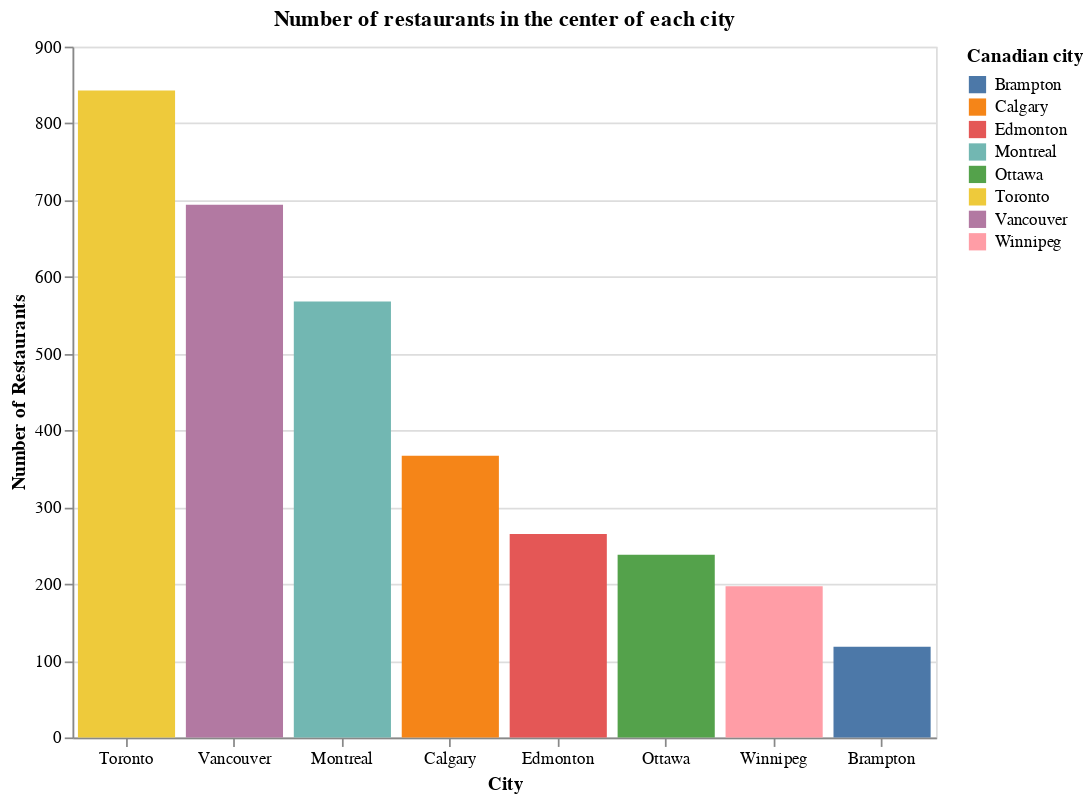

Notebook code cell kept with this figure:
### Markdown cell above
## NUMBER OF RESTAURANTS IN EACH CANADIAN CITY

### Code cell
alt.Chart(df).mark_bar().encode(x= alt.X("city", sort="-y", title="City", axis=alt.Axis(labelAngle=0)),
                                y= alt.Y("count()", title="Number of Restaurants"),
                                color= alt.Color("city", 
                                                 legend=alt.Legend(title="Canadian city")),
                                tooltip =["city"]).properties(
        title="Number of restaurants in the center of each city",
        width=500, height=400
    
    )

### Figure 1 — Vega-Lite specification as saved in the notebook (floating-point values rounded to 4 significant figures; data arrays with more than 128 entries replaced by an {"elided": "..."} marker saying what was removed)
{"config": {"view": {"continuousWidth": 300, "continuousHeight": 300}}, "data": {"name": "data-44fa99d0e7b8385d22ec2d6b35a724eb"}, "mark": {"type": "bar"}, "encoding": {"color": {"field": "city", "legend": {"title": "Canadian city"}, "type": "nominal"}, "tooltip": [{"field": "city", "type": "nominal"}], "x": {"axis": {"labelAngle": 0}, "field": "city", "sort": "-y", "title": "City", "type": "nominal"}, "y": {"aggregate": "count", "title": "Number of Restaurants", "type": "quantitative"}}, "height": 400, "title": "Number of restaurants in the center of each city", "width": 500, "$schema": "https://vega.github.io/schema/vega-lite/v6.1.0.json", "datasets": {"data-44fa99d0e7b8385d22ec2d6b35a724eb": {"elided": "3290 records"}}}
